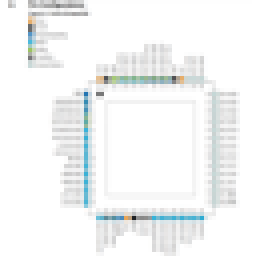
#> input picture Image_comparison/AVR_pinmap.png, 64 x 64 px (shown 4 times larger)
$ python FLANN.py
#> lines starting #> are read from the running program, lines starting #| are printed output that depends on the picture
#> the answer given: AVR_pinmap.png
import cv2
import numpy as np
import os
import matplotlib.pyplot as plt
import matplotlib.image as img
import matplotlib.pyplot as pp
import time

#이미지 만들어주는 함수
def make_img(img):
#> called with img = 'AVR_pinmap.png'
    a = cv2.imread(img)
#> a is the input picture: shape (64, 64, 3); mean B, G, R 245.3, 245.1, 243.5
    img = cv2.resize(a,(300,300))
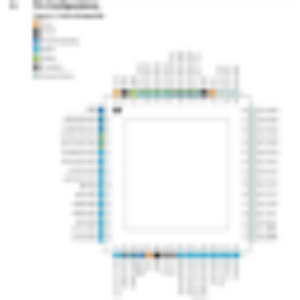
#> img: shape (300, 300, 3); mean B, G, R 245.2, 245.1, 243.5
    return img

def file_cnt(path):
    x = 0
    for pack in os.walk(path):
        for f in pack[2]:
            x +=1
    return x


COLOR = [0,0,0] # 테투리색 정하기
pixel = 15
input_ = input() # 이미지 파일 입력
start = time.time()
qimg = make_img(input_)
constant = cv2.copyMakeBorder(qimg, pixel, pixel, pixel, pixel, cv2.BORDER_CONSTANT, value=COLOR)
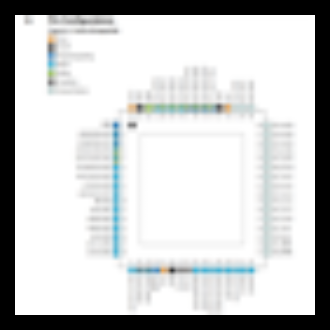
#> constant: shape (330, 330, 3); mean B, G, R 202.6, 202.5, 201.2
qimg = constant
res1, res2 = None, None

#sift 연산
sift = cv2.xfeatures2d.SIFT_create()
kp1,des1 = sift.detectAndCompute(qimg,None)
#> kp1 = 120 keypoints; strongest (x, y, size): (19, 19, 6.6), (19, 20, 7.3), (30, 32, 23.8), (309, 309, 8.7)
FLANN_INDEX_KDTREE = 0
index_params = dict(algorithm = FLANN_INDEX_KDTREE, trees = 5)
search_params = dict(checks= 50)
flann = cv2.FlannBasedMatcher(index_params, search_params)


index = 0 # 딕셔너리 key값 변수
cnt = 1
count = 0
result = []
img_add = {}
img_dict = {}
index_max = 0

# 원하는 디렉토리의 파일의 개수 가져오기

x = file_cnt('C:/Users/damons/Desktop/img/Abstract_Mosaic_Racerback_Dress')
for i in range(1,x+1):
    index = int(i)
    timg = make_img('C:/Users/damons/Desktop/img/Abstract_Mosaic_Racerback_Dress/img_%08d.jpg' % cnt)
    cnt += 1
    kp2,des2 = sift.detectAndCompute(timg,None)

    matches1 = flann.knnMatch(des1, des2, k=2) # qimg, timg 를 비교하기

    matchesMask = [[0,0] for i in range(len(matches1))]

    for i,(m,n) in enumerate(matches1):
        if m.distance <0.89*n.distance: #ratio 정확도
            matchesMask[i] = [1.0]
            count += 1
    img_add[index] = count # 딕셔너리로 쉽게 비슷한 이미지 찾기
    img_dict.update(img_add)

    result.append(count) # 정확도 결과리스트에 추가
    count = 0 # 카운트 초기화
    draw_params = dict(matchColor = (255,0,139),singlePointColor = (255,0,139), matchesMask = matchesMask, flags = 0)
    res1 = cv2.drawMatchesKnn(qimg, kp1, timg, kp2, matches1, res1,  **draw_params)
    #plt.imshow(res1)
    #plt.show()


h_list = []
kidx = 0
set_list = set(result)
result = list(set_list)

for idx in range(0,5):
#> (the run stopped early here; a loop or call above may not have finished)
